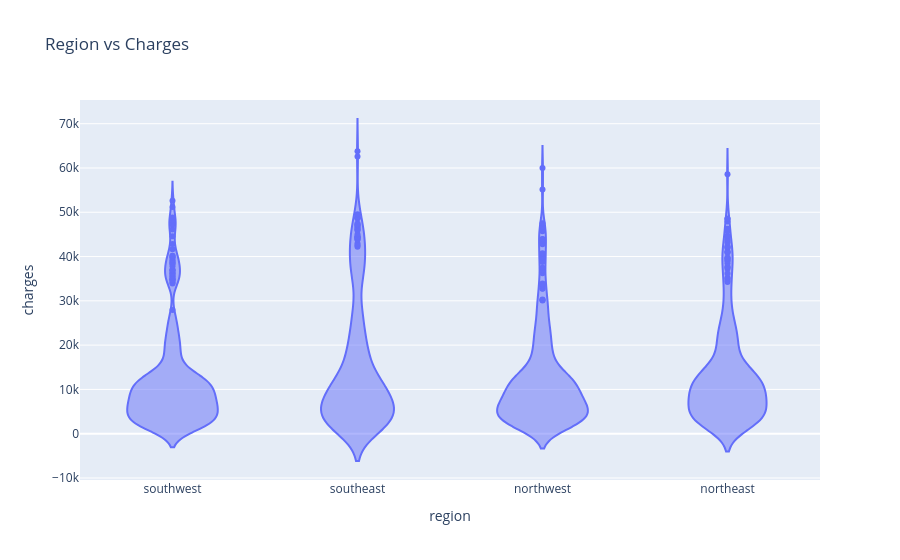

Source (notebook cell):
### Code cell
fig = px.violin(
    medical_df,
    x='region',
    y='charges',
    title='Region vs Charges'
)
fig.show()

### Figure 1 — Plotly figure (JSON) as saved in the notebook; plotly's stock layout.template omitted (floating-point values rounded to 4 significant figures; data arrays with more than 128 entries replaced by an {"elided": "..."} marker saying what was removed)
{"data": [{"alignmentgroup": "True", "box": {"visible": false}, "hovertemplate": "region=%{x}<br>charges=%{y}<extra></extra>", "legendgroup": "", "marker": {"color": "#636efa"}, "name": "", "offsetgroup": "", "orientation": "v", "scalegroup": "True", "showlegend": false, "type": "violin", "x": {"elided": "1337 str values"}, "x0": " ", "xaxis": "x", "y": {"elided": "1337 float values"}, "y0": " ", "yaxis": "y"}], "layout": {"legend": {"tracegroupgap": 0}, "title": {"text": "Region vs Charges"}, "violinmode": "group", "xaxis": {"anchor": "y", "domain": [0, 1], "title": {"text": "region"}}, "yaxis": {"anchor": "x", "domain": [0, 1], "title": {"text": "charges"}}}}
